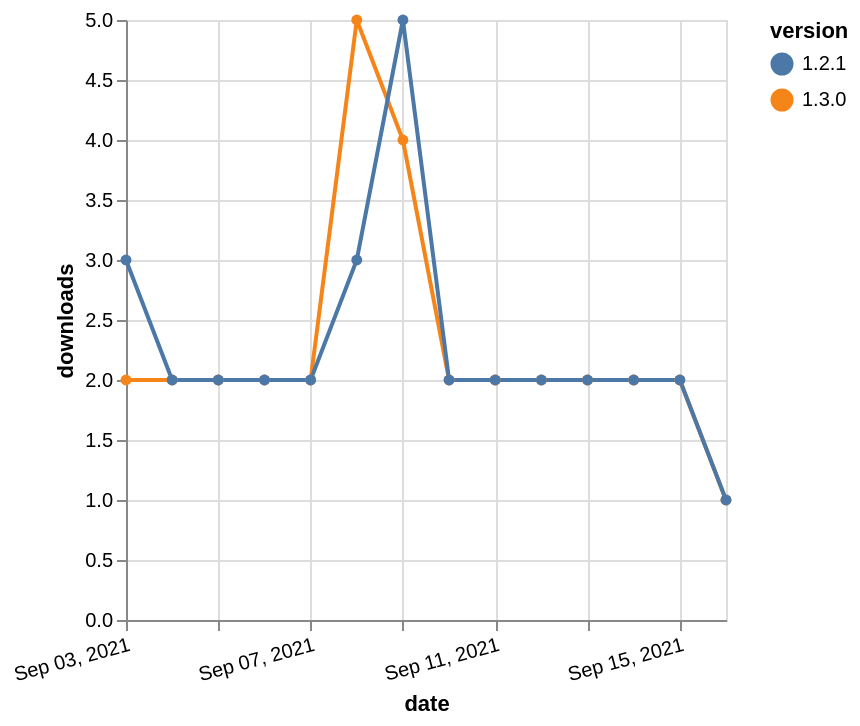

Specify this chart in Vega-Lite:
### Vega-Lite specification from a JSON file in a GitHub repository (floating-point values rounded to 4 significant figures)
{"$schema": "https://vega.github.io/schema/vega-lite/v5.json", "description": "A simple bar chart with embedded data.", "data": {"values": [{"date": "2021-09-03", "total": 2559, "delta": 2, "version": "1.3.0"}, {"date": "2021-09-04", "total": 2561, "delta": 2, "version": "1.3.0"}, {"date": "2021-09-05", "total": 2563, "delta": 2, "version": "1.3.0"}, {"date": "2021-09-06", "total": 2565, "delta": 2, "version": "1.3.0"}, {"date": "2021-09-07", "total": 2567, "delta": 2, "version": "1.3.0"}, {"date": "2021-09-08", "total": 2572, "delta": 5, "version": "1.3.0"}, {"date": "2021-09-09", "total": 2576, "delta": 4, "version": "1.3.0"}, {"date": "2021-09-10", "total": 2578, "delta": 2, "version": "1.3.0"}, {"date": "2021-09-11", "total": 2580, "delta": 2, "version": "1.3.0"}, {"date": "2021-09-12", "total": 2582, "delta": 2, "version": "1.3.0"}, {"date": "2021-09-13", "total": 2584, "delta": 2, "version": "1.3.0"}, {"date": "2021-09-14", "total": 2586, "delta": 2, "version": "1.3.0"}, {"date": "2021-09-15", "total": 2588, "delta": 2, "version": "1.3.0"}, {"date": "2021-09-16", "total": 2589, "delta": 1, "version": "1.3.0"}, {"date": "2021-09-03", "total": 4139, "delta": 3, "version": "1.2.1"}, {"date": "2021-09-04", "total": 4141, "delta": 2, "version": "1.2.1"}, {"date": "2021-09-05", "total": 4143, "delta": 2, "version": "1.2.1"}, {"date": "2021-09-06", "total": 4145, "delta": 2, "version": "1.2.1"}, {"date": "2021-09-07", "total": 4147, "delta": 2, "version": "1.2.1"}, {"date": "2021-09-08", "total": 4150, "delta": 3, "version": "1.2.1"}, {"date": "2021-09-09", "total": 4155, "delta": 5, "version": "1.2.1"}, {"date": "2021-09-10", "total": 4157, "delta": 2, "version": "1.2.1"}, {"date": "2021-09-11", "total": 4159, "delta": 2, "version": "1.2.1"}, {"date": "2021-09-12", "total": 4161, "delta": 2, "version": "1.2.1"}, {"date": "2021-09-13", "total": 4163, "delta": 2, "version": "1.2.1"}, {"date": "2021-09-14", "total": 4165, "delta": 2, "version": "1.2.1"}, {"date": "2021-09-15", "total": 4167, "delta": 2, "version": "1.2.1"}, {"date": "2021-09-16", "total": 4168, "delta": 1, "version": "1.2.1"}]}, "width": "container", "mark": {"type": "line", "point": {"filled": true}}, "encoding": {"x": {"field": "date", "type": "temporal", "timeUnit": "yearmonthdate", "title": "date", "axis": {"labelAngle": -15}}, "y": {"field": "delta", "type": "quantitative", "title": "downloads"}, "color": {"field": "version", "type": "nominal"}, "tooltip": {"field": "delta"}}}
